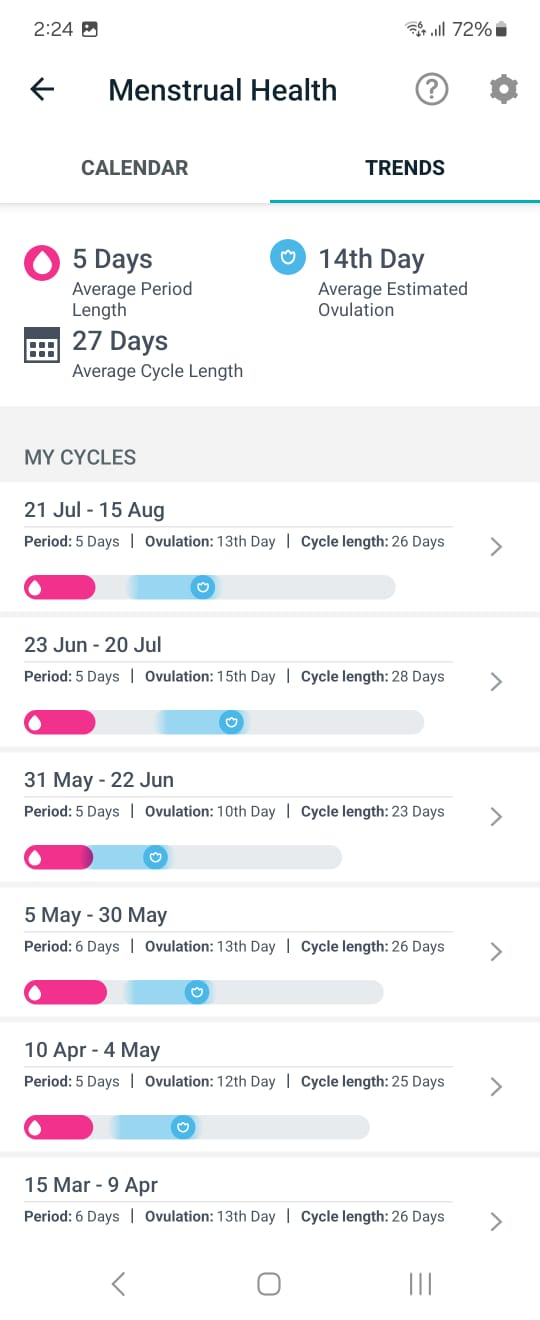
#> input picture .scratch/ref-mh.jpg, 540 x 1320 px, found by its file name
$ python classmap.py
#> lines starting #> are read from the running program, lines starting #| are printed output that depends on the picture; pictures that were not available may be replaced by others from this repository, and a replacement may not be noted
from PIL import Image
import numpy as np
from collections import Counter

ref = Image.open('.scratch/ref-mh.jpg').convert('RGB')
#> ref is the input picture: PIL image 540x1320 RGB; mean R, G, B 244.2, 243.8, 245.7
exp = Image.open('/home/nelsonw/.hermes/cache/images/img_8eb710dae97f.png').convert('RGB')
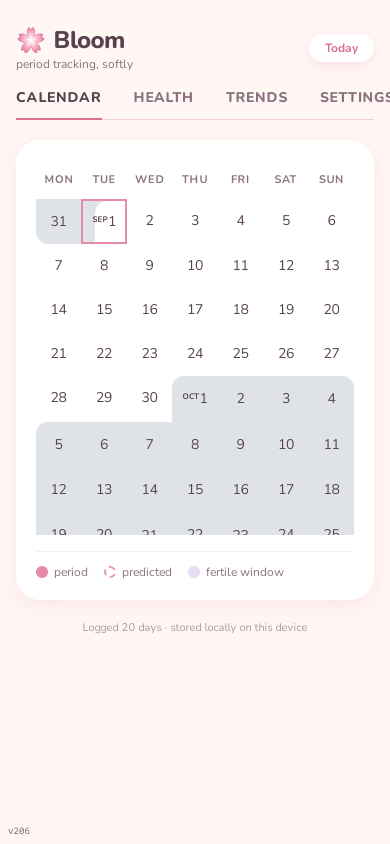
#> input picture .scratch/bloom-fixed.png, 780 x 1688 px, given in place of img_8eb710dae97f.png, which was not available (shown at 1/2 size)
#> exp is the input picture: PIL image 780x1688 RGB; mean R, G, B 248, 243.6, 243.3

def strip_classes(im, y0, y1, x0, x1, label):
    arr = np.array(im)[y0:y1, x0:x1].astype(int)
    h, w, _ = arr.shape
    # dominant color per column (mode over rows)
    colc = []
    for x in range(w):
        cnt = Counter(tuple(arr[y, x]) for y in range(h))
        colc.append(cnt.most_common(1)[0][0])
    # cluster colors by rounding to nearest 24
    def cls(c):
        return tuple((v // 24) * 24 for v in c)
    print(f'== {label} y{y0}-{y1}')
    # print column classes at reduced res (every 2px)
    line = []
    for x in range(w):
        c = cls(colc[x])
        if sum(c) > 720:
            line.append('W')
        elif c[0] > c[2] and c[0] > 150 and c[1] < 180:  # reddish
            line.append('R')
        elif c[2] > c[0] and c[2] > 150:  # bluish
            line.append('B')
        elif abs(c[0]-c[1]) < 12 and abs(c[1]-c[2]) < 12 and c[0] < 160:  # gray dark
            line.append('K')
        elif c[0] > 200 and c[1] > 200:  # light warm (track/remainder)
            line.append('L')
        else:
            line.append('?')
    print(''.join(line))
    # runs
    runs = []
    i = 0
    while i < w:
        j = i
        while j + 1 < w and line[j + 1] == line[i]:
            j += 1
        runs.append((line[i], x0 + i, x0 + j))
        i = j + 1
    print('runs:', runs)

bars = [('bar1', 570, 600), ('bar2', 705, 735), ('bar3', 840, 870),
        ('bar4', 975, 1005), ('bar5', 1110, 1140), ('bar6', 1245, 1275)]
for name, y0, y1 in bars:
    strip_classes(ref, y0, y1, 10, 430, 'REF ' + name)
    strip_classes(exp, y0, y1, 10, 430, 'EXP ' + name)
#> this loop made 6 passes
#> pass 1, in strip_classes, `arr = np.array(im)[y0:y1, x0:x1].astype(int)`:
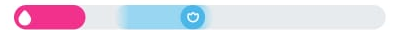
#> arr: shape (30, 420, 3) int64; mean R, G, B 223.9, 214.5, 231.2
#> pass 1, in strip_classes (call 2), `arr = np.array(im)[y0:y1, x0:x1].astype(int)`:
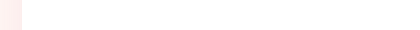
#> arr: shape (30, 420, 3) int64; mean R, G, B 254.9, 254.3, 254.2
#> pass 2, in strip_classes (call 3), `arr = np.array(im)[y0:y1, x0:x1].astype(int)`:
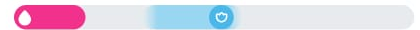
#> arr: shape (30, 420, 3) int64; mean R, G, B 223, 213.2, 230.4
#> pass 2, in strip_classes (call 4), `arr = np.array(im)[y0:y1, x0:x1].astype(int)`:
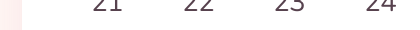
#> arr: shape (30, 420, 3) int64; mean R, G, B 249.5, 248.2, 248.5
